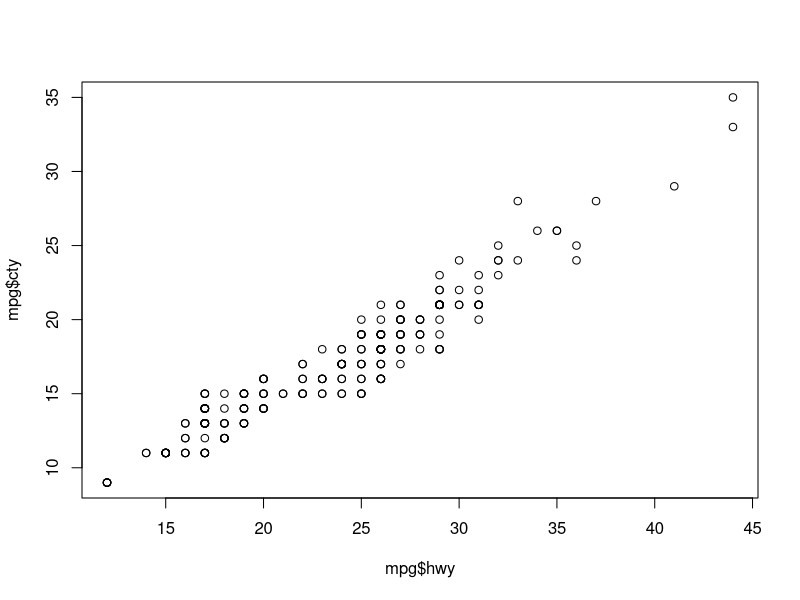
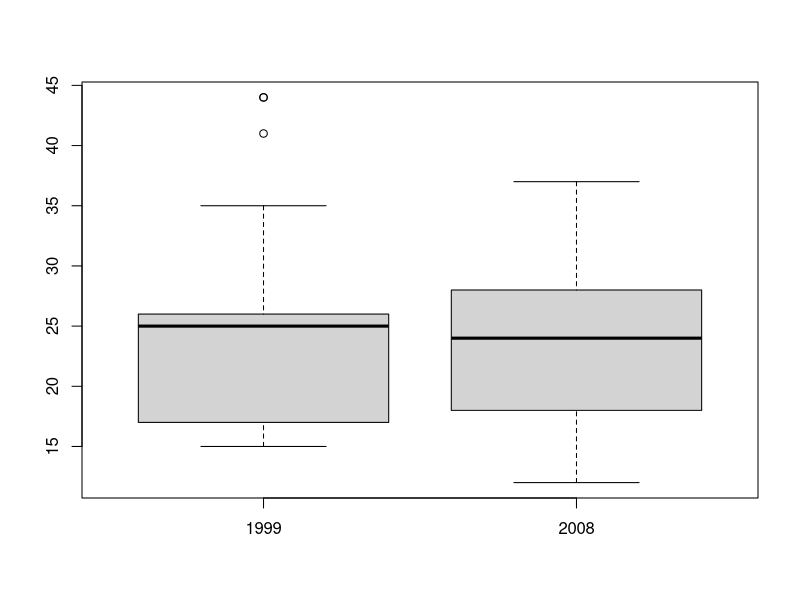
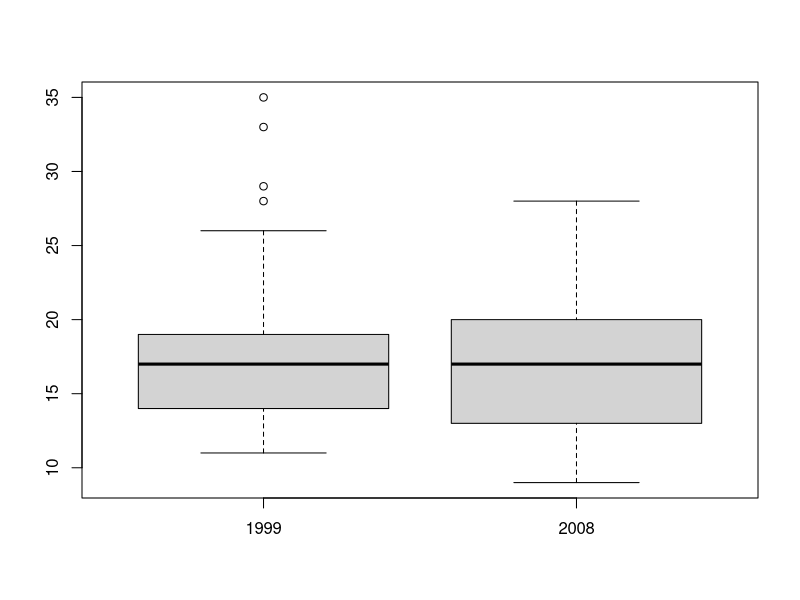

Recreate these plots in R, in order.
## ---- chunk 1
knitr::opts_chunk$set(echo = TRUE)
library(ggplot2)
## ---- chunk 2
cel <- c((15-32)*(5/9), (24-32)*(5/9))
names(cel) <- c('low', 'high')
cel
## ---- chunk 3
vec200 <- rep(c(3,1), times=100)
vec200
## ---- chunk 4
a <- seq(1, 2001)
b <- sqrt(a) == round(sqrt(a))
numPerfect <- sum(b)
numPerfect
## ---- chunk 5
a <- mpg[order(-mpg$hwy), ]
top3 <- a[1:3, ]
top3
## ---- chunk 6
a <- mpg[mpg$class == 'compact', ]
numCompact <- dim(a)[1]
numCompact
## ---- chunk 7
plot(mpg$hwy, mpg$cty)
## ---- chunk 8
cars2008 <- mpg[mpg$year == 2008, ]
cars1999 <- mpg[mpg$year == 1999, ]

boxplot(cars1999$hwy, cars2008$hwy, names = c('1999', '2008'))
mean(cars1999$hwy)
median(cars1999$hwy)
mean(cars2008$hwy)
median(cars2008$hwy)
## ---- chunk 9
boxplot(cars1999$cty, cars2008$cty, names = c('1999', '2008'))
mean(cars1999$cty)
median(cars1999$cty)
mean(cars2008$cty)
median(cars2008$cty)
